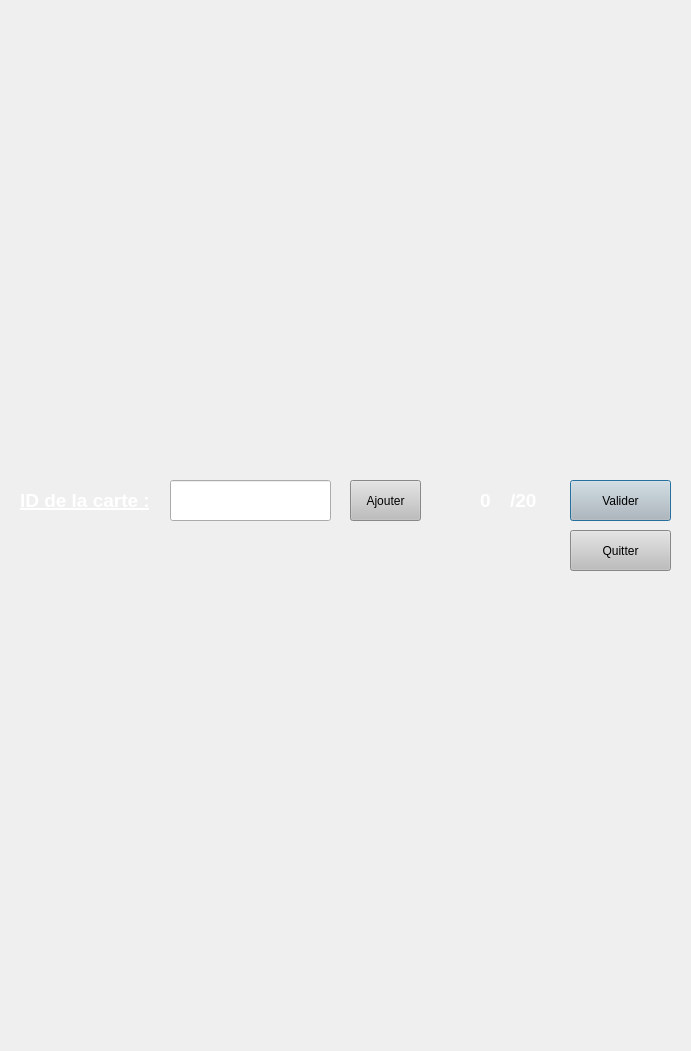
<?xml version="1.0" encoding="UTF-8"?>
<ui version="4.0">
 <class>CreateDeckDialog</class>
 <widget class="QDialog" name="CreateDeckDialog">
  <property name="geometry">
   <rect>
    <x>0</x>
    <y>0</y>
    <width>691</width>
    <height>1051</height>
   </rect>
  </property>
  <property name="windowTitle">
   <string>Dialog</string>
  </property>
  <property name="styleSheet">
   <string notr="true"/>
  </property>
  <widget class="QPushButton" name="validateButton">
   <property name="geometry">
    <rect>
     <x>570</x>
     <y>480</y>
     <width>101</width>
     <height>41</height>
    </rect>
   </property>
   <property name="styleSheet">
    <string notr="true">background:rgb(190, 190, 190)</string>
   </property>
   <property name="text">
    <string>Valider</string>
   </property>
  </widget>
  <widget class="QLabel" name="weightingLabel">
   <property name="geometry">
    <rect>
     <x>510</x>
     <y>480</y>
     <width>31</width>
     <height>41</height>
    </rect>
   </property>
   <property name="layoutDirection">
    <enum>Qt::LeftToRight</enum>
   </property>
   <property name="styleSheet">
    <string notr="true">background:Transparent</string>
   </property>
   <property name="text">
    <string>&lt;html&gt;&lt;head/&gt;&lt;body&gt;&lt;p&gt;&lt;span style=&quot; font-size:14pt; font-weight:600; color:#ffffff;&quot;&gt;/20&lt;/span&gt;&lt;/p&gt;&lt;/body&gt;&lt;/html&gt;</string>
   </property>
  </widget>
  <widget class="QPushButton" name="exitButton">
   <property name="geometry">
    <rect>
     <x>570</x>
     <y>530</y>
     <width>101</width>
     <height>41</height>
    </rect>
   </property>
   <property name="styleSheet">
    <string notr="true">background:rgb(190, 190, 190)</string>
   </property>
   <property name="text">
    <string>Quitter</string>
   </property>
  </widget>
  <widget class="QPushButton" name="addButton">
   <property name="geometry">
    <rect>
     <x>350</x>
     <y>480</y>
     <width>71</width>
     <height>41</height>
    </rect>
   </property>
   <property name="styleSheet">
    <string notr="true">background:rgb(190, 190, 190)</string>
   </property>
   <property name="text">
    <string>Ajouter</string>
   </property>
  </widget>
  <widget class="QLabel" name="nbrOfCardsLabel">
   <property name="geometry">
    <rect>
     <x>480</x>
     <y>480</y>
     <width>31</width>
     <height>41</height>
    </rect>
   </property>
   <property name="styleSheet">
    <string notr="true">background:Transparent</string>
   </property>
   <property name="text">
    <string>&lt;html&gt;&lt;head/&gt;&lt;body&gt;&lt;p&gt;&lt;span style=&quot; font-size:14pt; font-weight:600; color:#ffffff;&quot;&gt;0&lt;/span&gt;&lt;/p&gt;&lt;/body&gt;&lt;/html&gt;</string>
   </property>
  </widget>
  <widget class="QLabel" name="IDlabel">
   <property name="geometry">
    <rect>
     <x>20</x>
     <y>480</y>
     <width>161</width>
     <height>41</height>
    </rect>
   </property>
   <property name="styleSheet">
    <string notr="true">background: transparent</string>
   </property>
   <property name="text">
    <string>&lt;html&gt;&lt;head/&gt;&lt;body&gt;&lt;p&gt;&lt;span style=&quot; font-size:14pt; font-weight:600; text-decoration: underline; color:#ffffff;&quot;&gt;ID de la carte :&lt;/span&gt;&lt;/p&gt;&lt;/body&gt;&lt;/html&gt;</string>
   </property>
  </widget>
  <widget class="QLineEdit" name="cardID">
   <property name="geometry">
    <rect>
     <x>170</x>
     <y>480</y>
     <width>161</width>
     <height>41</height>
    </rect>
   </property>
  </widget>
 </widget>
 <resources/>
 <connections/>
</ui>
